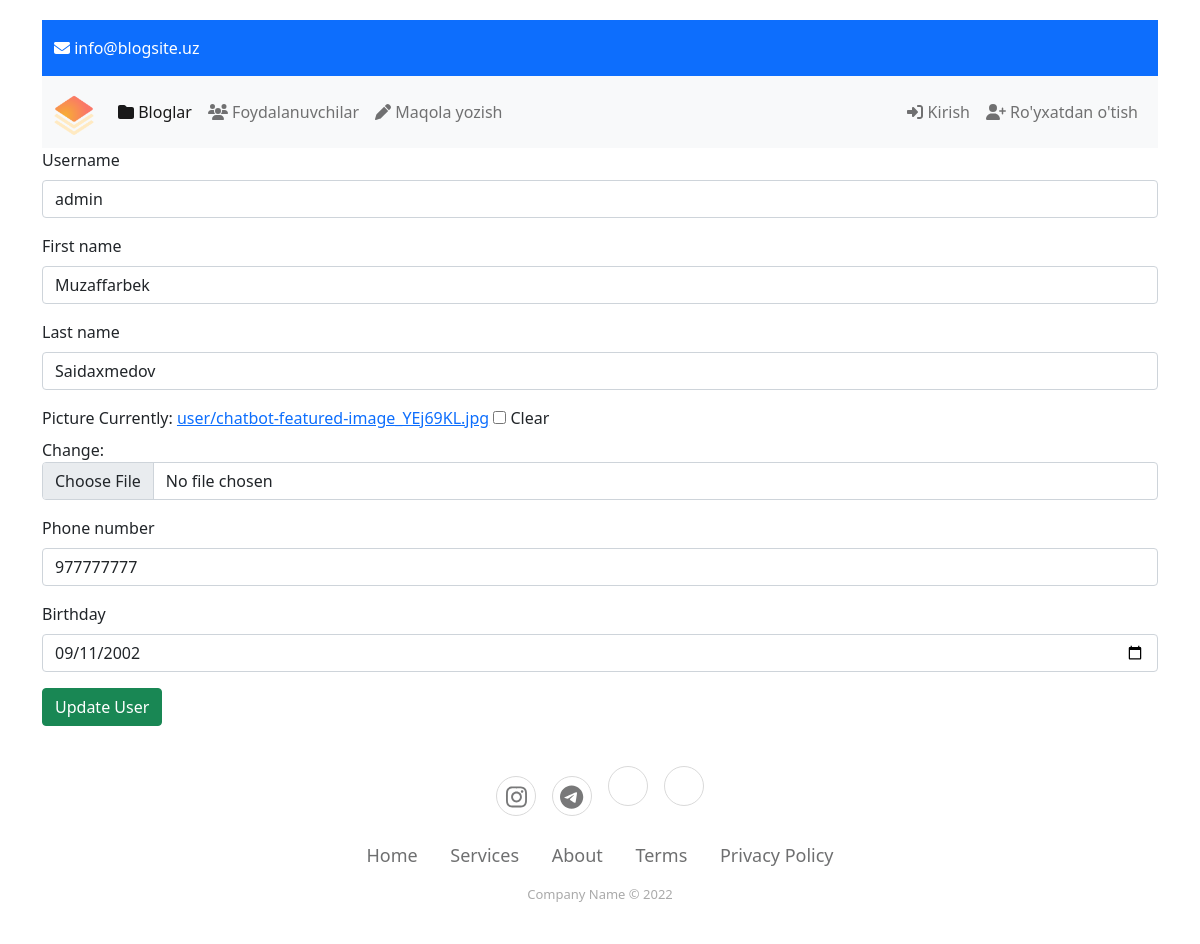
Screenshot of /account/edit/1 with the database file from the repository.
### account/models.py (models this page shows, shortened)
class MyUser(AbstractUser):
    img = models.ImageField(upload_to='user/', null=True, blank=True)
    bio = models.CharField(max_length=200, null=True, blank=True)
    birth_day = models.DateField(null=True, blank=True)
    phone = models.CharField(max_length=13, unique=True, null=True, blank=True)

### account/views.py (the view, shortened to what this page needs)
# urls.py: path('edit/<int:pk>', UserEditView.as_view(), name='user_edit'),
class UserEditView(UpdateView):
    model = MyUser
    form_class = UserEditForm
    template_name = 'registration/update_user.html'

### account/forms.py
class UserEditForm(UserChangeForm):
    class Meta:
        model = MyUser
        fields = ['username', 'first_name', 'last_name', 'img', 'bio', 'phone', 'birth_day']

### myapp/context_processors.py (called while the page is built)
def category(request):
    categories = Category.objects.all()
    return {'categories': categories}

def tag(request):
    tags = Tag.objects.all()
    return {'tags': tags}

### templates/registration/update_user.html (shortened to what this page needs)
{% extends 'base.html' %}
{% load static %}
{% load widget_tweaks %}
{% block content %}
    <form method="post" enctype="multipart/form-data">
        <div class="mb-3">
            <label for="" class="form-label">Username</label>
            {% render_field form.username type="text" class="form-control" id="" %}
        </div>
        <div class="mb-3">
            <label for="" class="form-label">First name</label>
            {% render_field form.first_name type="text" class="form-control" id="" %}
        </div>
        <div class="mb-3">
            <label for="" class="form-label">Last name</label>
            {% render_field form.last_name type="text" class="form-control" id="" %}
        </div>
        <div class="mb-3">
            <label for="" class="form-label">Picture</label>
            {% render_field form.img type="file" class="form-control" id="" %}
        </div>
        <div class="mb-3">
            <label for="" class="form-label">Phone number</label>
            {% render_field form.phone type="phone" class="form-control" id="" %}
        </div>
        <div class="mb-3">
            <label for="" class="form-label">Birthday</label>
            {% render_field form.birth_day type="date" class="form-control" id="" %}
        </div>
        <button class="btn btn-success" type="submit">Update User</button>
    </form>
{% endblock %}

### static/css/comment.css (style rules this page uses)
body { margin-top:20px; }

### rows the page displays
MyUser: username "admin", first_name "Muzaffarbek", last_name "Saidaxmedov", phone "977777777", birth_day "09/11/2002"
